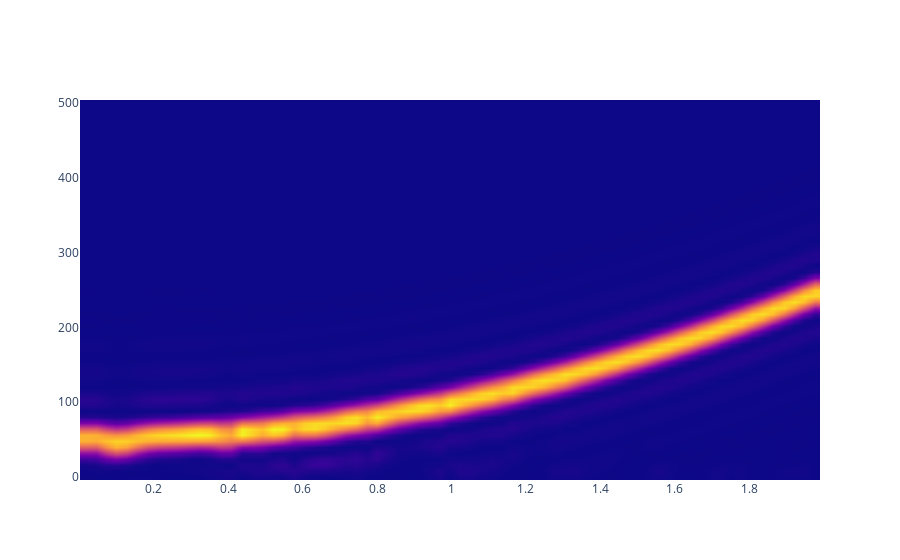

Notebook code for this chart:
### Code cell
from scipy import signal
import numpy as np
from scipy.fft import fftshift

dt = .001
t = np.arange(0, 2, dt)
f0 = 50
f1 = 250
t1 = 2
fs = 1/dt

x = np.cos(2*np.pi*t*(f0 + (f1-f0)*np.power(t,2)/(3*t1**2)))
f, t, Sxx = signal.spectrogram(x, fs, nfft=124, nperseg=32)

import plotly.graph_objects as go

fig = go.Figure()
fig.add_trace(go.Heatmap(z=Sxx, x=t, y=f, zsmooth='best', showscale=False))
fig.show()

### Figure 1 — Plotly figure (JSON) as saved in the notebook; plotly's stock layout.template omitted (floating-point values rounded to 4 significant figures; data arrays with more than 128 entries replaced by an {"elided": "..."} marker saying what was removed)
{"data": [{"showscale": false, "type": "heatmap", "x": [0.016, 0.044, 0.072, 0.1, 0.128, 0.156, 0.184, 0.212, 0.24, 0.268, 0.296, 0.324, 0.352, 0.38, 0.408, 0.436, 0.464, 0.492, 0.52, 0.548, 0.576, 0.604, 0.632, 0.66, 0.688, 0.716, 0.744, 0.772, 0.8, 0.828, 0.856, 0.884, 0.912, 0.94, 0.968, 0.996, 1.024, 1.052, 1.08, 1.108, 1.136, 1.164, 1.192, 1.22, 1.248, 1.276, 1.304, 1.332, 1.36, 1.388, 1.416, 1.444, 1.472, 1.5, 1.528, 1.556, 1.584, 1.612, 1.64, 1.668, 1.696, 1.724, 1.752, 1.78, 1.808, 1.836, 1.864, 1.892, 1.92, 1.948, 1.976], "y": [0, 8.065, 16.13, 24.19, 32.26, 40.32, 48.39, 56.45, 64.52, 72.58, 80.65, 88.71, 96.77, 104.8, 112.9, 121.0, 129.0, 137.1, 145.2, 153.2, 161.3, 169.4, 177.4, 185.5, 193.5, 201.6, 209.7, 217.7, 225.8, 233.9, 241.9, 250, 258.1, 266.1, 274.2, 282.3, 290.3, 298.4, 306.5, 314.5, 322.6, 330.6, 338.7, 346.8, 354.8, 362.9, 371.0, 379.0, 387.1, 395.2, 403.2, 411.3, 419.4, 427.4, 435.5, 443.5, 451.6, 459.7, 467.7, 475.8, 483.9, 491.9, 500], "z": {"elided": "63x71 float values"}, "zsmooth": "best"}], "layout": {"autosize": true, "xaxis": {"autorange": true, "range": [0.002, 1.99], "type": "linear"}, "yaxis": {"autorange": true, "range": [-4.032, 504.0], "type": "linear"}}}
